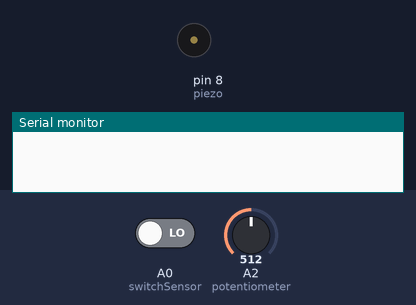
A sketch run on a simulated Arduino Uno, built with avr-gcc and run on an emulated ATmega328P. On the bench: buzzer (waves = sounding), the last lines printed to the serial monitor. The inputs (shaded band) are chosen by the test bench; at power-on: A0 (switchSensor) LOW, A2 (potentiometer) = 512.

Above: at 1.2 s.
1.3 s: A0 (switchSensor) driven HIGH
At 1.42 s:
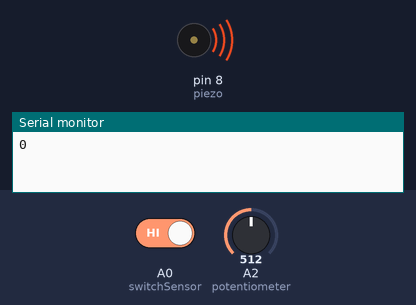
4.3 s: A2 (potentiometer) set to 6
7.3 s: A2 (potentiometer) set to 3
At 8.8 s:
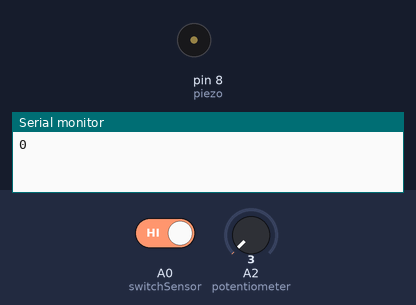
Timing chart, 0 to 10.3 s (numbered marks = the images above; inputs shaded):
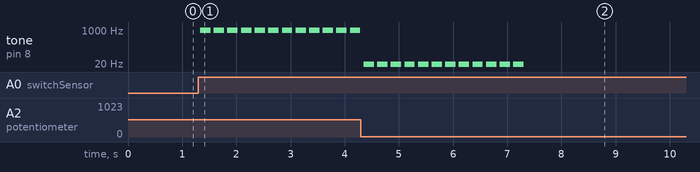

Measured:
- the behaviour switches between 5 and 4 on A2 (potentiometer) (found by bisection; images 1 and 2)
- after the input at 1.3 s, tone on pin 8 (piezo): alternates 996 Hz for 0.19 s and silent for 0.06 s, starting at once
- after the input at 7.3 s, tone on pin 8 (piezo): goes on until 7.3 s, then stays silent

The sketch:

Musical_Instrument.ino
```cpp
int analogSensorValue;
bool prevSwitchState = false;

int outputPattern=0; // different sound making modes
int frequency = 0; // pitch
int bps = 1;  // Beat per second
long previousMillis = 0;  // signed long to store last time when made sound

int piezo = 8;
int switchSensor = A0;
int potentiometer = A2;

void setup() {
  // initialize serial communication at 9600 bits per second:
  Serial.begin(9600);
}

// the loop routine runs over and over again forever:
void loop() {
  // read values from potentiometer
  int sensorValue = analogRead(potentiometer)/5*5;  // <- to mitigate unintended frequency change caused by the sensor
  delay(1);  // delay in between reads for stability
  frequency = map(sensorValue,0,1024,0,2000); // limit frequency range to avoid unpleasant sound

  manageOutputPattern(); // determines which sound mode will be played

  if (!!outputPattern) { // if outputPattern is 0, idle(). Else make sound.
    makeSound();
  } else {
    idle();
  }
}

void manageOutputPattern() {  // button press -> change output pattern
  bool switchState = digitalRead(switchSensor);
  if (switchState && !prevSwitchState) {  // !prevSwitchState prevent undesirable changes
    Serial.println(outputPattern);
    outputPattern = (outputPattern + 1) % 6;
    bps = pow(2,outputPattern+1); // 2 4 8 16 32 bps
  }
  prevSwitchState = switchState;
}

void makeSound() {
  unsigned long currentMillis = millis();
  // to calculate the note duration, take one second divided by a given bps value.
  int cycleLength = 1000 / bps;  // <- cycle length = tone duration + rest
  if (currentMillis - previousMillis > cycleLength) {
    previousMillis = currentMillis;
    tone(piezo, frequency, cycleLength/1.3); // Similar to "ToneMelody" Example, delay is *1.3
  }
}

void idle() {
  noTone(piezo); // turn off sound immediately
  delay(50);
}
```
